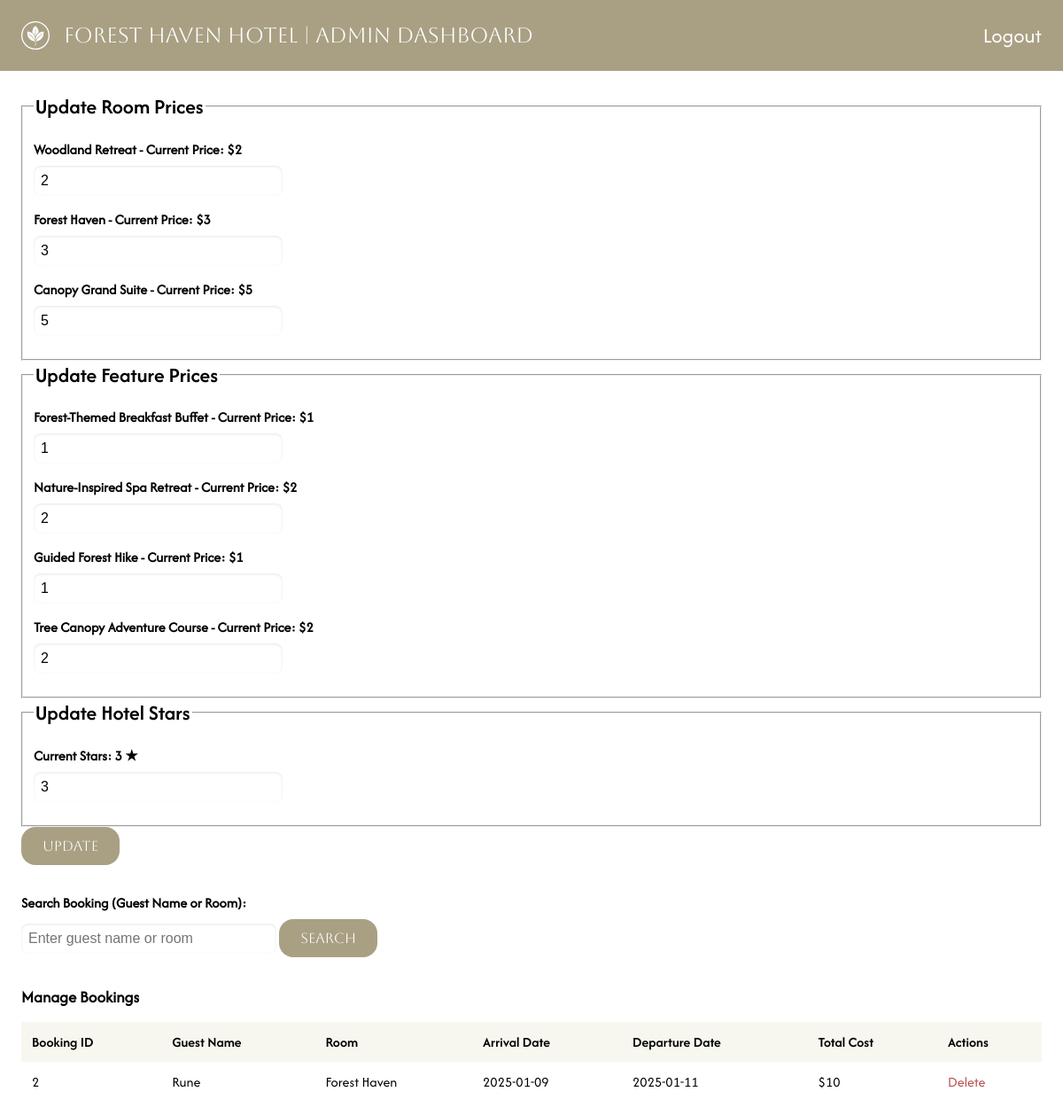
Screenshot of /admin/dashboard.php (signed in) with the database file from the repository.
### tables this page shows
CREATE TABLE rooms (
    id INTEGER PRIMARY KEY AUTOINCREMENT,
    type TEXT NOT NULL,
    name TEXT NOT NULL,
    price INT NOT NULL
);

CREATE TABLE features (
    id INTEGER PRIMARY KEY AUTOINCREMENT,
    name TEXT NOT NULL,
    price INT NOT NULL
);

CREATE TABLE admin_settings (
    id INTEGER PRIMARY KEY AUTOINCREMENT,
    stars INTEGER NOT NULL,
    package_discount INT NOT NULL, 
    early_bird_discount INT NOT NULL  
);

CREATE TABLE bookings (
    id INTEGER PRIMARY KEY AUTOINCREMENT,
    room_id INTEGER NOT NULL,
    room_price INT NOT NULL,
    guest_name TEXT NOT NULL,
    arrival_date DATE NOT NULL,
    departure_date DATE NOT NULL,
    total_cost INT NOT NULL,
    transfer_code TEXT NOT NULL,
    FOREIGN KEY (room_id) REFERENCES rooms(id)
);

### app/functions.php (called while the page is built, shortened)
<?php
function getHotelStars($database): int
{
    $query = $database->query("SELECT stars FROM admin_settings");
    $hotelInfo = $query->fetch(PDO::FETCH_ASSOC);
    return $hotelInfo['stars'];
}

### admin/dashboard.php (the view, shortened to what this page needs)
<?php
require_once __DIR__ . '/../app/autoload.php';
require_once __DIR__ . '/../app/functions.php';
$query = $database->query("SELECT id, type, name, price FROM rooms");
$rooms = $query->fetchAll(PDO::FETCH_ASSOC);
$query = $database->query("SELECT id, name, price FROM features");
$features = $query->fetchAll(PDO::FETCH_ASSOC);
$hotelStars = getHotelStars($database);
$bookings = [];
$searchQuery = '';
if (isset($_GET['search']) && !empty($_GET['search'])) {
    $searchQuery = htmlspecialchars($_GET['search'], ENT_QUOTES, 'UTF-8');
    $query = $database->prepare("SELECT b.id, b.guest_name, r.name AS room_name, b.arrival_date, b.departure_date, b.total_cost
                                 FROM bookings b
                                 JOIN rooms r ON b.room_id = r.id
                                 WHERE b.guest_name LIKE :search OR r.name LIKE :search");
    $query->execute([':search' => '%' . $searchQuery . '%']);
    $bookings = $query->fetchAll(PDO::FETCH_ASSOC);
} else {
    $query = $database->query("SELECT b.id, b.guest_name, r.name AS room_name, b.arrival_date, b.departure_date, b.total_cost
                                FROM bookings b
                                JOIN rooms r ON b.room_id = r.id");
    $bookings = $query->fetchAll(PDO::FETCH_ASSOC);
}
?>
<!DOCTYPE html>
<html lang="en">
<head>
    <link rel="stylesheet" href="../assets/css/style.css">
    <link rel="stylesheet" href="../assets/css/admin.css">
</head>
<body>
    <header>
        <div class="menu-container">
            <a href="#" class="logo">
                <img src="../assets/icons/logo-white.svg" alt="Forest Haven Logo" class="logo-img">
                <p>Forest Haven Hotel | Admin Dashboard</p>
            </a>
        </div>
        <a href="logout.php" class="logout-button">Logout</a>
    </header>
    <main>
        <form id="adminDashboard" method="POST" action="../app/posts/update.php">
            <fieldset>
                <legend>Update Room Prices</legend>
                <?php foreach ($rooms as $room): ?>
                    <div class="form-group">
                        <label for="room_price_<?= $room['id'] ?>">
                            <?= htmlspecialchars($room['name']) ?> - Current Price: $<?= $room['price'] ?>
                        </label>
                        <input type="number" id="room_price_<?= $room['id'] ?>" name="room_prices[<?= $room['id'] ?>]" value="<?= $room['price'] ?>" required>
                    </div>
                <?php endforeach; ?>
            </fieldset>
            <fieldset>
                <legend>Update Feature Prices</legend>
                <?php foreach ($features as $feature): ?>
                    <div class="form-group">
                        <label for="feature_price_<?= $feature['id'] ?>">
                            <?= htmlspecialchars($feature['name']) ?> - Current Price: $<?= $feature['price'] ?>
                        </label>
                        <input type="number" id="feature_price_<?= $feature['id'] ?>" name="feature_prices[<?= $feature['id'] ?>]" value="<?= $feature['price'] ?>" required>
                    </div>
                <?php endforeach; ?>
            </fieldset>
            <fieldset>
                <legend>Update Hotel Stars</legend>
                <div class="form-group">
                    <label for="hotel_stars">Current Stars: <?= $hotelStars ?> ★</label>
                    <input type="number" id="hotel_stars" name="hotel_stars" value="<?= $hotelStars ?>" min="1" max="5" required>
                </div>
            </fieldset>
            <button type="submit" class="form-button">Update</button>
        </form>
        <form action="dashboard.php" method="GET" class="search-form">
            <label for="search">Search Booking (Guest Name or Room):</label>
            <input type="text" id="search" name="search" value="<?= $searchQuery ?>" placeholder="Enter guest name or room">
            <button type="submit" class="form-button">Search</button>
        </form>
        <h3>Manage Bookings</h3>
        <?php if (count($bookings) > 0): ?>
            <table class="bookings-table">
                <thead>
                    <tr>
                        <th>Booking ID</th>
                        <th>Guest Name</th>
                        <th>Room</th>
                        <th>Arrival Date</th>
                        <th>Departure Date</th>
                        <th>Total Cost</th>
                        <th>Actions</th>
                    </tr>
                </thead>
                <tbody>
                    <?php foreach ($bookings as $booking): ?>
                        <tr>
                            <td><?= htmlspecialchars($booking['id'], ENT_QUOTES, 'UTF-8') ?></td>
                            <td><?= htmlspecialchars($booking['guest_name'], ENT_QUOTES, 'UTF-8') ?></td>
                            <td><?= htmlspecialchars($booking['room_name'], ENT_QUOTES, 'UTF-8') ?></td>
                            <td><?= htmlspecialchars($booking['arrival_date'], ENT_QUOTES, 'UTF-8') ?></td>
                            <td><?= htmlspecialchars($booking['departure_date'], ENT_QUOTES, 'UTF-8') ?></td>
                            <td>$<?= htmlspecialchars($booking['total_cost'], ENT_QUOTES, 'UTF-8') ?></td>
                            <td>
                                <a href="app/posts/delete.php?id=<?= $booking['id'] ?>" class="delete-link" onclick="return confirm('Are you sure you want to delete this booking?');">Delete</a>
                            </td>
                        </tr>
                    <?php endforeach; ?>
                </tbody>
            </table>
        <?php else: ?>
            <p class="no-results">No bookings found matching your search criteria.</p>
        <?php endif; ?>
    </main>
</body>
</html>

### assets/css/style.css (style rules this page uses)
:root { --black: #1E1E1E; --white: #FFFFFF; --grey: #CCCCCC; --beige-dark: #A9A084; --beige-light: #F7F7EF; --beige-light-rgb: 239, 234, 230; --red: #B74E4E; --green: #55B74E; --primary-font-regular: "Afacad-Regular"; --primary-font-semibold: "Afacad-Semibold"; --secondary-font: "Aboreto"; }
* { box-sizing: border-box; margin: 0; }

### assets/css/admin.css (style rules this page uses)
* { box-sizing: border-box; margin: 0; }
body { display: flex; flex-direction: column; font-family: var(--primary-font-regular); }
header { display: flex; justify-content: space-between; align-items: center; width: 100%; padding: 1.5rem; background-color: var(--beige-dark); }
.menu-container { display: flex; align-items: center; }
.logo { display: flex; align-items: center; text-decoration: none; }
.logo-img { width: 2rem; height: auto; margin-right: 1rem; }
.logo p { color: var(--white); font-family: var(--secondary-font); font-size: 1.5rem; }
.logout-button { color: var(--white); font-size: 1.5rem; text-decoration: none; }
main { padding: 1.5rem; }
form { margin-bottom: 2rem; }
legend { font-family: var(--primary-font-semibold); font-size: 1.5rem; margin-bottom: 1rem; }
form .form-group { margin-bottom: 1rem; }
form label { display: block; margin-bottom: 0.5rem; font-weight: bold; }
form input { width: 25%; padding: 0.5rem; font-size: 1rem; border: 1px solid var(--gray-light); border-radius: 0.5rem; box-shadow: inset 0 1px 3px rgba(0, 0, 0, 0.1); }
.bookings-table { width: 100%; border-collapse: collapse; margin-top: 1rem; }
.bookings-table th, .bookings-table td { padding: 0.75rem; border: 1px solid var(--gray-light); text-align: left; }
.bookings-table th { font-family: var(--primary-font-semibold); background-color: var(--beige-light); }
.delete-link { color: var(--red); text-decoration: none; }
form button { color: var(--white); background-color: var(--beige-dark); font-family: var(--secondary-font); font-size: 1rem; border: none; border-radius: 1rem; padding: 0.75rem 1.5rem; cursor: pointer; }

### rows the page displays
rooms: name "Woodland Retreat", price "2"
rooms: name "Forest Haven", price "3"
rooms: name "Canopy Grand Suite", price "5"
features: name "Forest-Themed Breakfast Buffet", price "1", id+price "1"
features: name "Nature-Inspired Spa Retreat", price "2", id+price "2"
features: name "Guided Forest Hike", price "1"
features: name "Tree Canopy Adventure Course", price "2"
admin_settings: stars "3", hotel_stars "3"
bookings: id "2", guest_name "Rune", room.name "Forest Haven", arrival_date "2025-01-09", departure_date "2025-01-11", total_cost "10"
